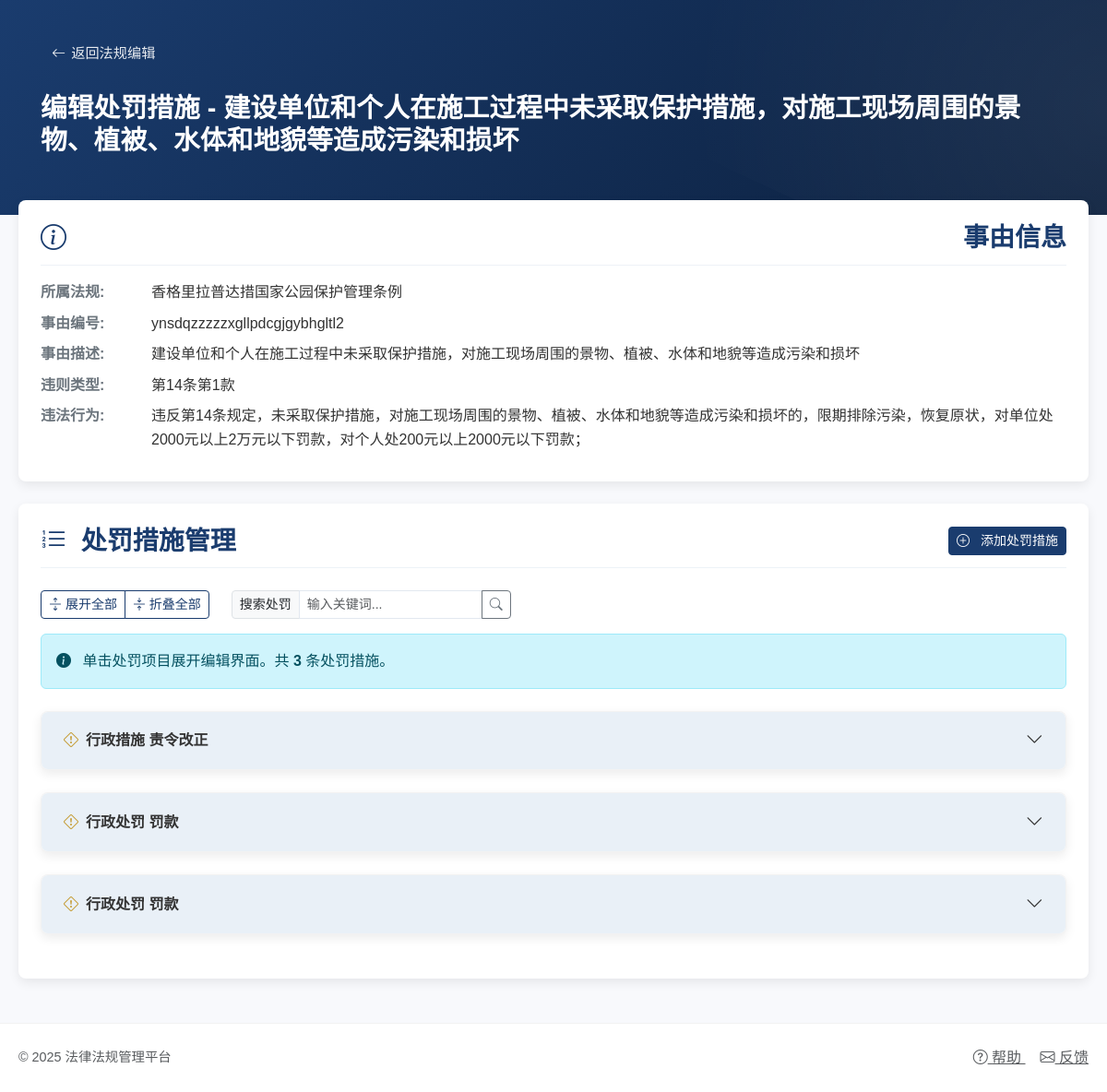
The page /causes/1321/punishments (signed in) on the database its author committed.
### models.py (models this page shows)
class LegalCause(db.Model):
    id = db.Column(db.Integer, primary_key=True)
    regulation_id = db.Column(db.Integer, db.ForeignKey('legal_regulation.id'), nullable=False)
    code = db.Column(db.String(100), nullable=False)  # 唯一编号
    description = db.Column(db.Text, nullable=False)  # 事由描述
    violation_type = db.Column(db.String(200))  # 违则
    violation_clause = db.Column(db.String(200))  # 违则条款
    behavior = db.Column(db.Text)  # 行为
    illegal_behavior = db.Column(db.Text)  # 违法行为
    penalty_type = db.Column(db.String(200))  # 罚则
    penalty_clause = db.Column(db.String(200))  # 罚则条款
    severity = db.Column(db.String(20))  # 严重程度
    punishments = relationship('LegalPunishment', back_populates='cause', cascade='all, delete-orphan')
    regulation = relationship('LegalRegulation', back_populates='causes')

class LegalRegulation(db.Model):
    id = db.Column(db.Integer, primary_key=True)
    name = db.Column(db.String(200), nullable=False, unique=True)  # 法规名称
    document_number = db.Column(db.String(100))  # 文号
    issued_by = db.Column(db.String(100))  # 通过机构
    approved_by = db.Column(db.String(100))  # 批准机构
    issued_date = db.Column(db.DateTime)  # 批准日期
    effective_date = db.Column(db.DateTime)  # 生效日期
    revision_date = db.Column(db.DateTime)  # 修订日期
    hierarchy_level = db.Column(db.String(50))  # 效力级别
    province = db.Column(db.String(50))  # 省
    city = db.Column(db.String(50))  # 市
    status = db.Column(db.String(20), default='active')  # 状态：active, archived
    structures = relationship('LegalStructure', back_populates='regulation', cascade='all, delete-orphan')
    causes = relationship('LegalCause', back_populates='regulation', cascade='all, delete-orphan')

class LegalPunishment(db.Model):
    id = db.Column(db.Integer, primary_key=True)
    cause_id = db.Column(db.Integer, db.ForeignKey('legal_cause.id'), nullable=False)
    circumstance = db.Column(db.String(200))  # 情形
    punishment_type = db.Column(db.String(100))  # 处罚类型
    progressive_punishment = db.Column(db.String(200))  # 递进处罚
    industry = db.Column(db.String(200))  # 行业
    subject_level = db.Column(db.String(100))  # 主体级别
    punishment_target = db.Column(db.String(100))  # 处罚对象
    punishment_details = db.Column(db.Text)  # 处罚明细
    additional_notes = db.Column(db.Text)  # 补充说明
    cause = relationship('LegalCause', back_populates='punishments')

### app.py (the view, shortened to what this page needs)
@app.route('/causes/<int:cause_id>/punishments', methods=['GET', 'POST'])
@login_required
def punishment_edit(cause_id):
    if current_user.role != 'admin':
        flash('您没有权限编辑处罚措施', 'danger')
        return redirect(url_for('cause_detail', cause_id=cause_id))
    cause = LegalCause.query.get_or_404(cause_id)
    regulation = cause.regulation  # 这里确保获取了regulation变量
    punishments = LegalPunishment.query.filter_by(cause_id=cause_id).all()
    return render_template('punishments/edit.html',
                          cause=cause,
                          regulation=regulation,  # 确保传递regulation变量
                          punishments=punishments)

### app.py (called while the page is built)
@login_manager.user_loader
def load_user(user_id):
    return User.query.get(int(user_id))

@app.context_processor
def utility_processor():
    return {
        'get_punishment_count': get_punishment_count
    }

### templates/punishments/edit.html (shortened to what this page needs)
<!DOCTYPE html>
<html lang="zh">
<head>
    <link href="https://cdn.jsdelivr.net/npm/bootstrap@5.3.0/dist/css/bootstrap.min.css" rel="stylesheet">
    <link rel="stylesheet" href="https://cdn.jsdelivr.net/npm/bootstrap-icons@1.11.0/font/bootstrap-icons.css">
</head>
<body>
    <div class="header-wrapper">
        <div class="app-container">
            <div class="edit-header">
                <div class="d-flex justify-content-between align-items-center mb-4">
                    <a href="{{ url_for('regulation_edit', regulation_id=regulation.id)  }}" class="back-button">
                        <i class="bi bi-arrow-left"></i> 返回法规编辑
                    </a>
                </div>
                <h2 class="edit-title">编辑处罚措施 - {{ cause.description }}</h2>
            </div>
        </div>
    </div>
    <div class="app-container">
        <div class="info-card">
            <h3 class="section-title mb-3">
                <i class="bi bi-info-circle"></i> 事由信息
            </h3>
            <div class="info-row">
                <div class="info-label">所属法规:</div>
                <div class="info-value">{{ regulation.name }}</div>
            </div>
            <div class="info-row">
                <div class="info-label">事由编号:</div>
                <div class="info-value">{{ cause.code }}</div>
            </div>
            <div class="info-row">
                <div class="info-label">事由描述:</div>
                <div class="info-value">{{ cause.description }}</div>
            </div>
            <div class="info-row">
                <div class="info-label">违则类型:</div>
                <div class="info-value">{{ cause.violation_type or '未指定' }}</div>
            </div>
            <div class="info-row">
                <div class="info-label">违法行为:</div>
                <div class="info-value">{{ cause.illegal_behavior or '未指定' }}</div>
            </div>
        </div>
        <div class="form-card">
            <h3 class="section-title">
                <span><i class="bi bi-list-ol"></i> 处罚措施管理</span>
                <button type="button" class="btn btn-sm btn-primary" data-bs-toggle="modal" data-bs-target="#addPunishmentModal">
                    <i class="bi bi-plus-circle"></i> 添加处罚措施
                </button>
            </h3>
            <div class="d-flex align-items-center mb-3">
                <div class="btn-group btn-group-sm me-2">
                    <button type="button" class="btn btn-outline-primary" id="expandAllPunishments">
                        <i class="bi bi-arrows-expand"></i> 展开全部
                    </button>
                    <button type="button" class="btn btn-outline-primary" id="collapseAllPunishments">
                        <i class="bi bi-arrows-collapse"></i> 折叠全部
                    </button>
                </div>
                <div class="ms-3">
                    <div class="input-group input-group-sm">
                        <span class="input-group-text">搜索处罚</span>
                        <input type="text" class="form-control" id="punishmentSearch" placeholder="输入关键词...">
                        <button class="btn btn-outline-secondary" type="button" id="punishmentSearchBtn">
                            <i class="bi bi-search"></i>
                        </button>
                    </div>
                </div>
            </div>
            {% if punishments %}
                <div class="alert alert-info mb-4">
                    <i class="bi bi-info-circle-fill me-2"></i>
                    单击处罚项目展开编辑界面。共 <strong>{{ punishments|length }}</strong> 条处罚措施。
                </div>
                {% for punishment in punishments %}
                    <div class="item-card {% if request.args.get('_anchor') == 'punishment-' ~ punishment.id %}active{% endif %}" id="punishment-{{ punishment.id }}">
                        <div class="item-card-header" data-bs-toggle="collapse" data-bs-target="#punishment-collapse-{{ punishment.id }}" aria-expanded="false">
                            <div class="item-title">
                                <i class="bi bi-exclamation-diamond"></i>
                                {{ punishment.additional_notes }}  {{ punishment.punishment_type }}
                            </div>
                            <i class="bi bi-chevron-down collapse-toggle collapsed"></i>
                        </div>
                    </div>
                {% endfor %}
            {% else %}
                <div class="alert alert-warning">
                    <i class="bi bi-exclamation-triangle-fill me-2"></i>
                    该事由尚未添加任何处罚措施。
                </div>
            {% endif %}
        </div>
    </div>
    <footer>
        <div class="app-container">
            <div class="d-flex justify-content-between align-items-center">
                <p class="text-muted mb-0">© 2025 法律法规管理平台</p>
                <div>
                    <a href="#" class="text-muted me-3">
                        <i class="bi bi-question-circle"></i> 帮助
                    </a>
                    <a href="#" class="text-muted">
                        <i class="bi bi-envelope"></i> 反馈
                    </a>
                </div>
            </div>
        </div>
    </footer>
</body>
</html>

### templates/punishments/edit.html (style rules this page uses)
:root { --primary-color: #1a3c6e; --secondary-color: #f8f9fc; --accent-color: #c59c34; --dark-color: #2c3e50; --light-accent: #e9f0f7; --text-primary: #333333; --text-secondary: #6c757d; --border-radius: 8px; --card-shadow: 0 4px 12px rgba(0,0,0,0.08); --transition: all 0.3s ease; }
body { font-family: 'Microsoft YaHei', '微软雅黑', Arial, sans-serif; background-color: var(--secondary-color); line-height: 1.6; color: var(--text-primary); }
.header-wrapper { background: linear-gradient(135deg, var(--primary-color) 0%, #0c203e 100%); position: relative; overflow: hidden; }
.header-wrapper::before { content: ''; position: absolute; top: -50%; right: -50%; width: 100%; height: 200%; background: radial-gradient(circle, rgba(255,255,255,0.07) 0%, rgba(255,255,255,0) 70%); transform: rotate(25deg); }
.edit-header { color: white; padding: 2.5rem 1.5rem; border-radius: 0; position: relative; z-index: 1; }
.edit-title { font-weight: 700; margin-bottom: 1.5rem; font-size: 1.8rem; }
.back-button { display: inline-flex; align-items: center; color: rgba(255,255,255,0.9); text-decoration: none; font-weight: 500; font-size: 0.95rem; padding: 6px 12px; border-radius: var(--border-radius); transition: var(--transition); }
.back-button i { margin-right: 6px; }
.app-container { max-width: 1200px; margin: 0 auto; padding: 0 20px; }
.info-card { background: white; border-radius: var(--border-radius); box-shadow: var(--card-shadow); padding: 1.5rem; margin-top: -1rem; margin-bottom: 1.5rem; position: relative; z-index: 10; }
.info-row { display: flex; flex-wrap: wrap; margin-bottom: 0.5rem; }
.info-label { font-weight: 600; color: var(--text-secondary); width: 120px; }
.info-value { flex: 1; }
.section-title { font-weight: 600; color: var(--primary-color); margin-bottom: 1.5rem; padding-bottom: 0.75rem; border-bottom: 1px solid #edf2f7; display: flex; align-items: center; justify-content: space-between; }
.section-title i { margin-right: 8px; }
.form-card { background: white; border-radius: var(--border-radius); box-shadow: var(--card-shadow); padding: 1.5rem; margin-bottom: 1.5rem; }
.form-control { border-radius: var(--border-radius); border: 1px solid #e2e8f0; padding: 0.6rem 1rem; transition: var(--transition); }
.item-card { background-color: white; border-radius: var(--border-radius); box-shadow: var(--card-shadow); margin-bottom: 1.5rem; transition: var(--transition); overflow: hidden; border: 1px solid rgba(0,0,0,0.05); }
.item-card-header { background-color: var(--light-accent); padding: 1rem 1.5rem; font-weight: 600; display: flex; justify-content: space-between; align-items: center; cursor: pointer; }
.collapse-toggle { font-size: 1.2rem; transition: transform 0.3s ease; }
.collapse-toggle.collapsed { transform: rotate(0deg); }
.btn-primary { background-color: var(--primary-color); border-color: var(--primary-color); }
.btn-outline-primary { color: var(--primary-color); border-color: var(--primary-color); }
.item-title { display: flex; align-items: center; }
.item-title i { margin-right: 8px; color: var(--accent-color); }
footer { background-color: white; padding: 1.5rem 0; margin-top: 3rem; border-top: 1px solid rgba(0,0,0,0.05); }
footer p { font-size: 0.9rem; }

### rows shown on the page
LegalCause: description "建设单位和个人在施工过程中未采取保护措施，对施工现场周围的景物、植被、水体和地貌等造成污染和损坏", code "ynsdqzzzzzxgllpdcgjgybhgltl2", violation_type "第14条第1款", illegal_behavior "违反第14条规定，未采取保护措施，对施工现场周围的景物、植被、水体和地貌等造成污染和损坏的，限期排除污染，恢复原状，对单位处2000元以上2万元以下罚款，对个人处200元以上2000元以下罚款；"
LegalRegulation: name "香格里拉普达措国家公园保护管理条例"
LegalPunishment: additional_notes "行政措施", punishment_type "责令改正"
LegalPunishment: additional_notes "行政处罚", punishment_type "罚款"
LegalPunishment: additional_notes "行政处罚", punishment_type "罚款"

### other values the page prints
{{ punishments|length }} "3"
